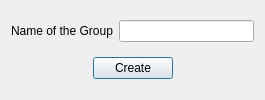
<?xml version="1.0" encoding="UTF-8"?>
<ui version="4.0">
 <class>newgroup</class>
 <widget class="QDialog" name="newgroup">
  <property name="geometry">
   <rect>
    <x>0</x>
    <y>0</y>
    <width>265</width>
    <height>100</height>
   </rect>
  </property>
  <property name="windowTitle">
   <string>New Group</string>
  </property>
  <layout class="QVBoxLayout" name="verticalLayout">
   <item>
    <layout class="QHBoxLayout" name="horizontalLayout">
     <item>
      <widget class="QLabel" name="label">
       <property name="text">
        <string>Name of the Group</string>
       </property>
      </widget>
     </item>
     <item>
      <widget class="QLineEdit" name="newgroup_name_linedit"/>
     </item>
    </layout>
   </item>
   <item>
    <layout class="QHBoxLayout" name="horizontalLayout_2">
     <item>
      <spacer name="horizontalSpacer">
       <property name="orientation">
        <enum>Qt::Horizontal</enum>
       </property>
       <property name="sizeHint" stdset="0">
        <size>
         <width>40</width>
         <height>20</height>
        </size>
       </property>
      </spacer>
     </item>
     <item>
      <widget class="QPushButton" name="newgroup_create_button">
       <property name="text">
        <string>Create</string>
       </property>
      </widget>
     </item>
     <item>
      <spacer name="horizontalSpacer_2">
       <property name="orientation">
        <enum>Qt::Horizontal</enum>
       </property>
       <property name="sizeHint" stdset="0">
        <size>
         <width>40</width>
         <height>20</height>
        </size>
       </property>
      </spacer>
     </item>
    </layout>
   </item>
  </layout>
 </widget>
 <resources/>
 <connections/>
</ui>
